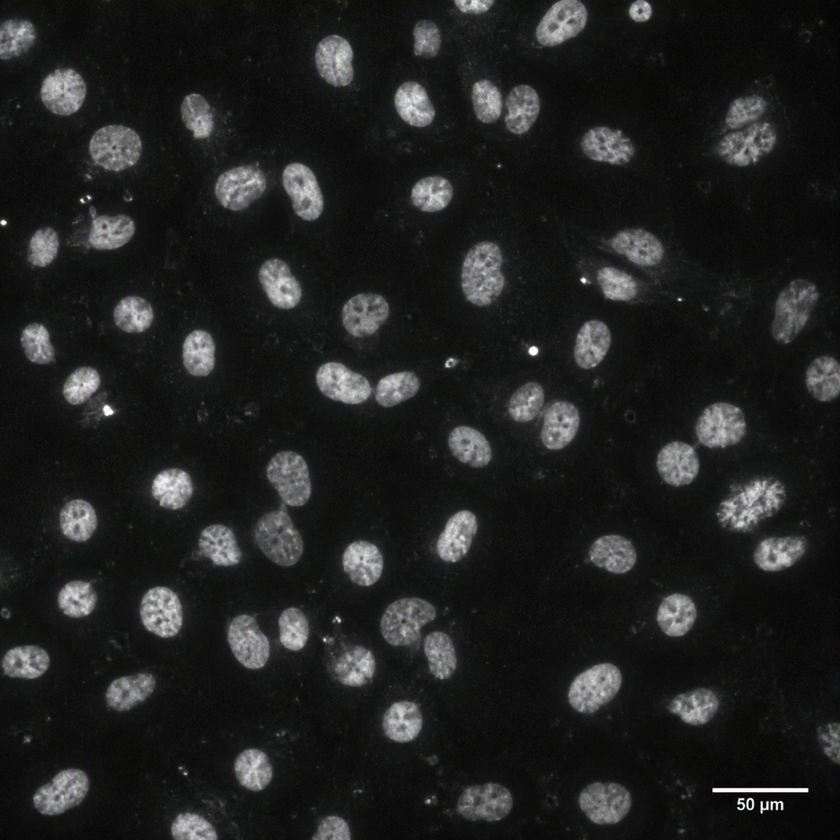
%> input picture data/cells.png, 840 x 840 px, shrunk from 1024 x 1024 before the run
$ octave analysis.m   (GNU Octave 9; MATLAB toolbox functions it lacks are replaced by stand-ins)
%> lines starting %> are read from the running program, lines starting %| are printed output that depends on the picture; in (x1, y1, x2, y2) boxes, pixels count from 0 and x2, y2 are one past the last pixel; in counts of white or black regions, pixels touching at a corner belong together; the program's own positions count from 1
%% Cell segmentation and analysis

img = imread("data/cells.png");
%> img is the input picture: size 840x840x3 uint8; mean R, G, B 32.8, 33, 32.9

gray = im2gray(img);
gray = imgaussfilt(gray,2);

bw = imbinarize(gray,"adaptive", ...
    "Sensitivity",0.63);
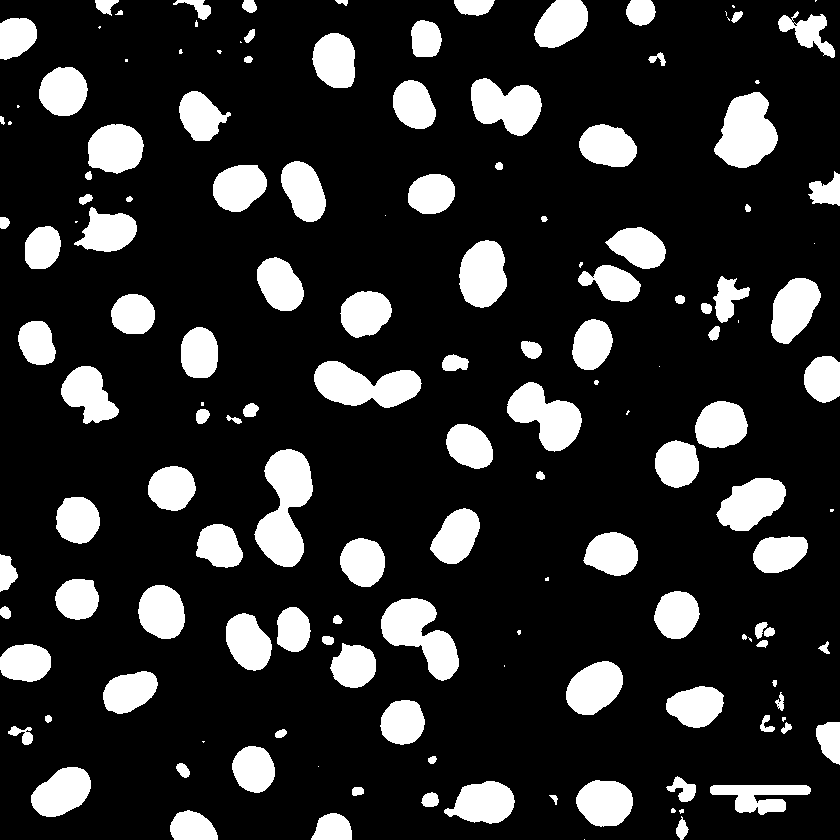
%> bw: size 840x840 logical; 17.6% white; 149 white regions (31 under 20 px), largest, box (x1, y1, x2, y2) and area: (254, 449, 313, 567) 4143, (381, 598, 459, 681) 3387, (714, 92, 778, 168) 3303

bw = bwareaopen(bw,80);
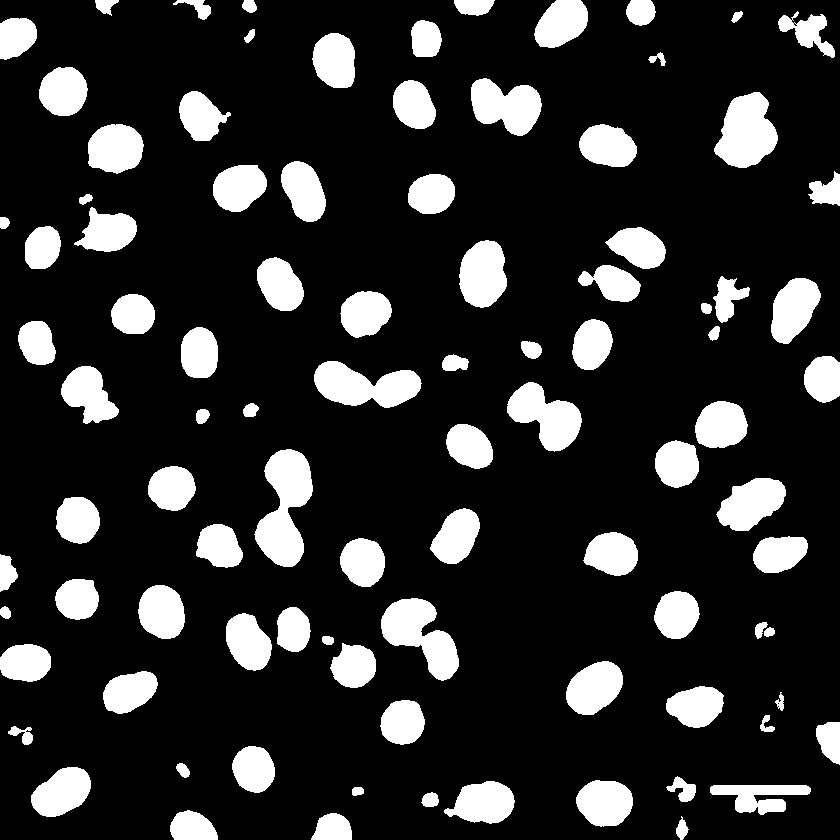
%> bw: size 840x840 logical; 17.4% white; 94 white regions, largest, box (x1, y1, x2, y2) and area: (254, 449, 313, 567) 4143, (381, 598, 459, 681) 3387, (714, 92, 778, 168) 3303
bw = imfill(bw,"holes");

L = bwlabel(bw);
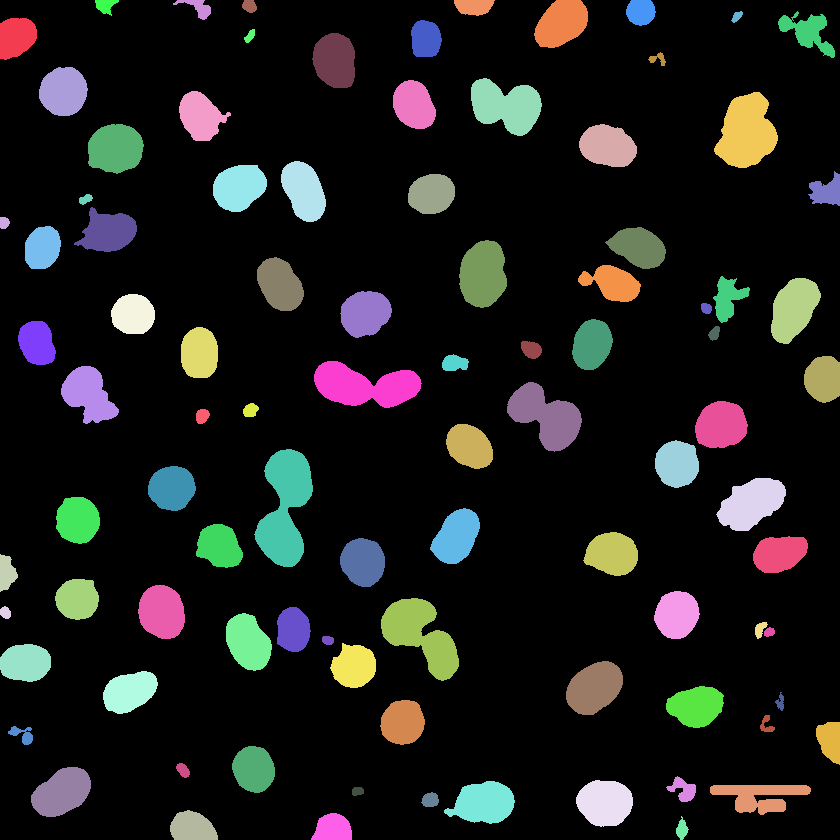
%> L: size 840x840 double; 95 distinct labels, from 0 to 94; one colour per label, 0 black

stats = regionprops("table",L,gray, ...
    "Area","MeanIntensity","Centroid");
%> stats = 94 regions; largest, Area, Centroid and MeanIntensity: 4143 [285.7 508.1] 88.74, 3387 [421.4 635.7] 96.61, 3303 [747.2 132.7] 87.1, 3247 [365.6 386.4] 126.6, 2922 [546.6 416.8] 108.6

figure
imshow(labeloverlay(img,L))
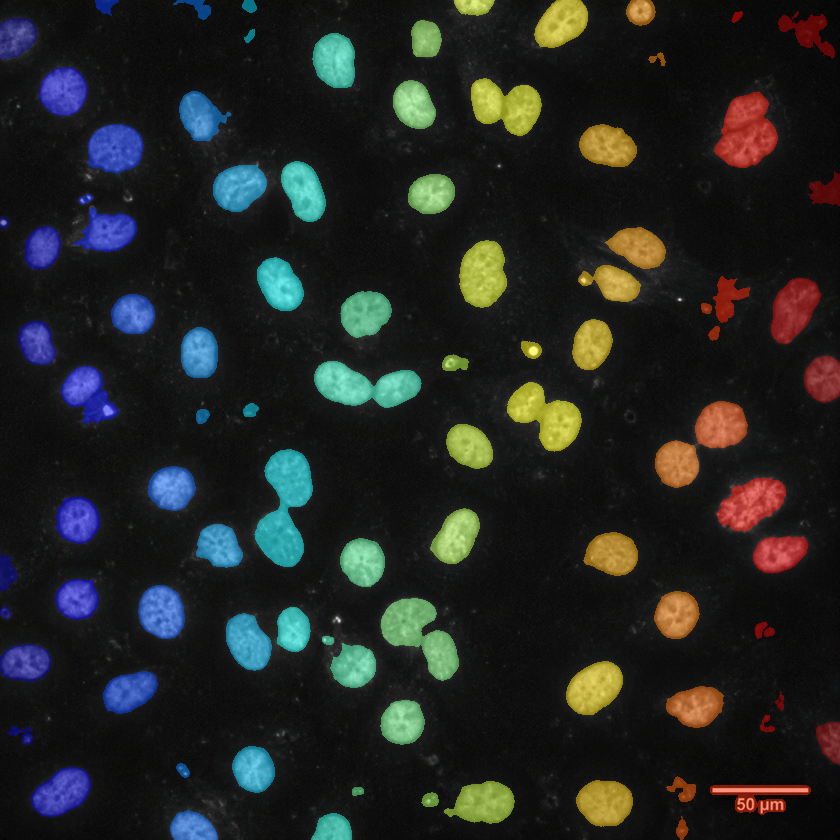
%> displayed picture: size 840x840x3, on the screen's scale of 0 to 255; mean R, G, B 34.5, 36.8, 34.6
title("Segmentation result")

writetable(stats,"cell_measurements.csv");
